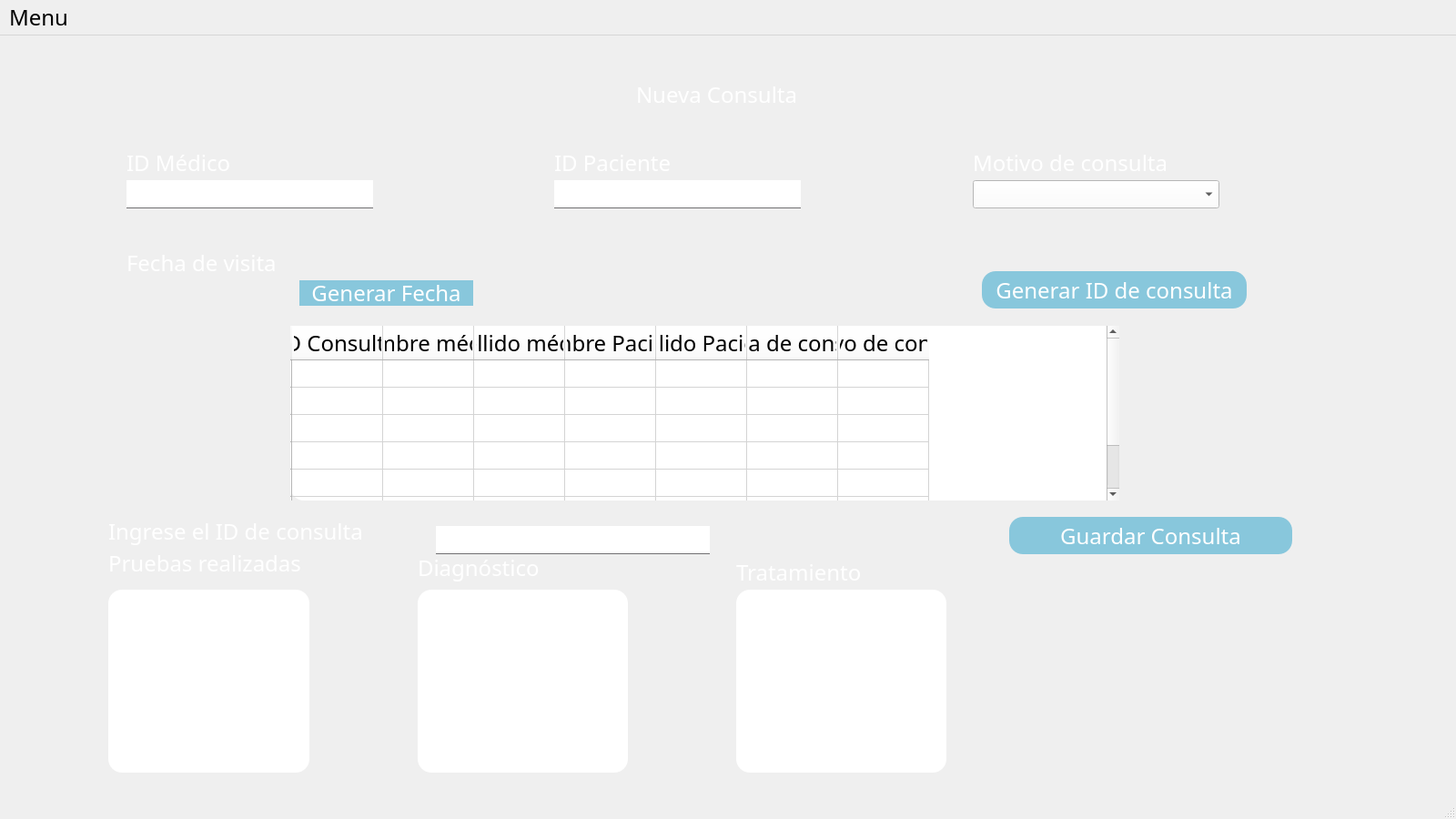
<?xml version="1.0" encoding="UTF-8"?>
<ui version="4.0">
 <class>MainWindow</class>
 <widget class="QMainWindow" name="MainWindow">
  <property name="geometry">
   <rect>
    <x>0</x>
    <y>0</y>
    <width>1600</width>
    <height>900</height>
   </rect>
  </property>
  <property name="minimumSize">
   <size>
    <width>1600</width>
    <height>900</height>
   </size>
  </property>
  <property name="maximumSize">
   <size>
    <width>1920</width>
    <height>1080</height>
   </size>
  </property>
  <property name="windowTitle">
   <string>MainWindow</string>
  </property>
  <property name="styleSheet">
   <string notr="true">*{
    font-family:century gothic;
    font-size:24px;
}

QWidget{
    background-image: url(:/prefijoNuevo/paisaje-cultura-sostenibilidad.jpg);
}

QFrame{
    background:rgba(0/0/0/0.8);
    border-radius:15px;
}

QPushButton{
    background:#88c7dc;
    color:white;
    border-radius:15px;
}

QPushButton:hover{
    color:#333;
    border-radius:15px;
    background:#49ebff;
}

QToolButton{
    background:red;
    border-radius:60px;

}

QLabel{
    color:white;
    background:transparent;
}

QLineEdit{
    background:transparent;
    border:none;
    color:#717072;
    border-bottom:1px solid #717072;
}</string>
  </property>
  <widget class="QWidget" name="centralwidget">
   <widget class="QFrame" name="frame">
    <property name="geometry">
     <rect>
      <x>39</x>
      <y>29</y>
      <width>1521</width>
      <height>801</height>
     </rect>
    </property>
    <property name="frameShape">
     <enum>QFrame::StyledPanel</enum>
    </property>
    <property name="frameShadow">
     <enum>QFrame::Raised</enum>
    </property>
    <widget class="QLabel" name="label">
     <property name="geometry">
      <rect>
       <x>660</x>
       <y>20</y>
       <width>191</width>
       <height>31</height>
      </rect>
     </property>
     <property name="text">
      <string>Nueva Consulta</string>
     </property>
    </widget>
    <widget class="QLabel" name="label_2">
     <property name="geometry">
      <rect>
       <x>100</x>
       <y>100</y>
       <width>131</width>
       <height>21</height>
      </rect>
     </property>
     <property name="text">
      <string>ID Médico</string>
     </property>
    </widget>
    <widget class="QLineEdit" name="inputIdMedico">
     <property name="geometry">
      <rect>
       <x>100</x>
       <y>130</y>
       <width>271</width>
       <height>31</height>
      </rect>
     </property>
     <property name="styleSheet">
      <string notr="true">background-color: rgb(255, 255, 255);
</string>
     </property>
    </widget>
    <widget class="QLabel" name="label_3">
     <property name="geometry">
      <rect>
       <x>570</x>
       <y>100</y>
       <width>141</width>
       <height>21</height>
      </rect>
     </property>
     <property name="text">
      <string>ID Paciente</string>
     </property>
    </widget>
    <widget class="QLineEdit" name="inputIdPaciente">
     <property name="geometry">
      <rect>
       <x>570</x>
       <y>130</y>
       <width>271</width>
       <height>31</height>
      </rect>
     </property>
     <property name="styleSheet">
      <string notr="true">background-color: rgb(255, 255, 255);
</string>
     </property>
    </widget>
    <widget class="QLabel" name="label_4">
     <property name="geometry">
      <rect>
       <x>1030</x>
       <y>100</y>
       <width>231</width>
       <height>21</height>
      </rect>
     </property>
     <property name="text">
      <string>Motivo de consulta</string>
     </property>
    </widget>
    <widget class="QLabel" name="label_5">
     <property name="geometry">
      <rect>
       <x>100</x>
       <y>210</y>
       <width>181</width>
       <height>21</height>
      </rect>
     </property>
     <property name="text">
      <string>Fecha de visita</string>
     </property>
    </widget>
    <widget class="QLabel" name="FechaAuto">
     <property name="geometry">
      <rect>
       <x>100</x>
       <y>240</y>
       <width>181</width>
       <height>31</height>
      </rect>
     </property>
     <property name="text">
      <string/>
     </property>
    </widget>
    <widget class="QPushButton" name="botonFecha">
     <property name="geometry">
      <rect>
       <x>290</x>
       <y>240</y>
       <width>191</width>
       <height>28</height>
      </rect>
     </property>
     <property name="text">
      <string>Generar Fecha</string>
     </property>
    </widget>
    <widget class="QPushButton" name="generarIdConsulta">
     <property name="geometry">
      <rect>
       <x>1040</x>
       <y>230</y>
       <width>291</width>
       <height>41</height>
      </rect>
     </property>
     <property name="text">
      <string>Generar ID de consulta</string>
     </property>
    </widget>
    <widget class="QTableWidget" name="tablaConsultas">
     <property name="geometry">
      <rect>
       <x>280</x>
       <y>290</y>
       <width>911</width>
       <height>192</height>
      </rect>
     </property>
     <property name="maximumSize">
      <size>
       <width>1350</width>
       <height>1500</height>
      </size>
     </property>
     <property name="styleSheet">
      <string notr="true">*{background-color: rgb(255, 255, 255);
color: rgb(0, 0, 0);
	font: 10.5pt &quot;MS Shell Dlg 2&quot;;
}</string>
     </property>
     <row>
      <property name="text">
       <string/>
      </property>
     </row>
     <row>
      <property name="text">
       <string/>
      </property>
     </row>
     <row>
      <property name="text">
       <string/>
      </property>
     </row>
     <row>
      <property name="text">
       <string/>
      </property>
     </row>
     <row>
      <property name="text">
       <string/>
      </property>
     </row>
     <row>
      <property name="text">
       <string/>
      </property>
     </row>
     <row>
      <property name="text">
       <string/>
      </property>
     </row>
     <column>
      <property name="text">
       <string>ID Consulta</string>
      </property>
     </column>
     <column>
      <property name="text">
       <string>Nombre médico</string>
      </property>
     </column>
     <column>
      <property name="text">
       <string>Apellido médico</string>
      </property>
     </column>
     <column>
      <property name="text">
       <string>Nombre Paciente</string>
      </property>
     </column>
     <column>
      <property name="text">
       <string>Apellido Paciente</string>
      </property>
     </column>
     <column>
      <property name="text">
       <string>Fecha de consulta</string>
      </property>
     </column>
     <column>
      <property name="text">
       <string>Motivo de consulta</string>
      </property>
     </column>
    </widget>
    <widget class="QLabel" name="label_6">
     <property name="geometry">
      <rect>
       <x>80</x>
       <y>500</y>
       <width>301</width>
       <height>31</height>
      </rect>
     </property>
     <property name="text">
      <string>Ingrese el ID de consulta</string>
     </property>
    </widget>
    <widget class="QLineEdit" name="inputIdConsulta">
     <property name="geometry">
      <rect>
       <x>440</x>
       <y>510</y>
       <width>301</width>
       <height>31</height>
      </rect>
     </property>
     <property name="styleSheet">
      <string notr="true">background-color: rgb(255, 255, 255);</string>
     </property>
    </widget>
    <widget class="QPushButton" name="guardarConsulta">
     <property name="geometry">
      <rect>
       <x>1070</x>
       <y>500</y>
       <width>311</width>
       <height>41</height>
      </rect>
     </property>
     <property name="text">
      <string>Guardar Consulta</string>
     </property>
    </widget>
    <widget class="QLabel" name="label_7">
     <property name="geometry">
      <rect>
       <x>80</x>
       <y>540</y>
       <width>231</width>
       <height>21</height>
      </rect>
     </property>
     <property name="text">
      <string>Pruebas realizadas</string>
     </property>
    </widget>
    <widget class="QTextEdit" name="inputPruebasRealizadas">
     <property name="geometry">
      <rect>
       <x>80</x>
       <y>580</y>
       <width>221</width>
       <height>201</height>
      </rect>
     </property>
     <property name="styleSheet">
      <string notr="true">background-color: rgb(255, 255, 255);</string>
     </property>
    </widget>
    <widget class="QLabel" name="label_8">
     <property name="geometry">
      <rect>
       <x>420</x>
       <y>540</y>
       <width>151</width>
       <height>31</height>
      </rect>
     </property>
     <property name="text">
      <string>Diagnóstico</string>
     </property>
    </widget>
    <widget class="QTextEdit" name="inputDiagnostico">
     <property name="geometry">
      <rect>
       <x>420</x>
       <y>580</y>
       <width>231</width>
       <height>201</height>
      </rect>
     </property>
     <property name="styleSheet">
      <string notr="true">background-color: rgb(255, 255, 255);</string>
     </property>
    </widget>
    <widget class="QLabel" name="label_9">
     <property name="geometry">
      <rect>
       <x>770</x>
       <y>550</y>
       <width>151</width>
       <height>21</height>
      </rect>
     </property>
     <property name="text">
      <string>Tratamiento</string>
     </property>
    </widget>
    <widget class="QTextEdit" name="inputTratamiento">
     <property name="geometry">
      <rect>
       <x>770</x>
       <y>580</y>
       <width>231</width>
       <height>201</height>
      </rect>
     </property>
     <property name="styleSheet">
      <string notr="true">background-color: rgb(255, 255, 255);</string>
     </property>
    </widget>
    <widget class="QComboBox" name="inputMotivoConsulta">
     <property name="geometry">
      <rect>
       <x>1030</x>
       <y>130</y>
       <width>271</width>
       <height>31</height>
      </rect>
     </property>
     <property name="styleSheet">
      <string notr="true">background-color: rgb(255, 255, 255);
color: rgb(0, 0, 0);</string>
     </property>
     <item>
      <property name="text">
       <string/>
      </property>
     </item>
     <item>
      <property name="text">
       <string>Consulta General</string>
      </property>
     </item>
     <item>
      <property name="text">
       <string>Examenes</string>
      </property>
     </item>
     <item>
      <property name="text">
       <string>Curaciones</string>
      </property>
     </item>
    </widget>
   </widget>
  </widget>
  <widget class="QMenuBar" name="menubar">
   <property name="geometry">
    <rect>
     <x>0</x>
     <y>0</y>
     <width>1600</width>
     <height>36</height>
    </rect>
   </property>
   <widget class="QMenu" name="menuMenu">
    <property name="title">
     <string>Menu</string>
    </property>
    <addaction name="separator"/>
    <addaction name="actionRegresar"/>
   </widget>
   <addaction name="menuMenu"/>
  </widget>
  <widget class="QStatusBar" name="statusbar"/>
  <action name="actionRegresar">
   <property name="text">
    <string>Regresar</string>
   </property>
  </action>
 </widget>
 <resources>
  <include location="../Imagenes/Imagen.qrc"/>
 </resources>
 <connections/>
</ui>
